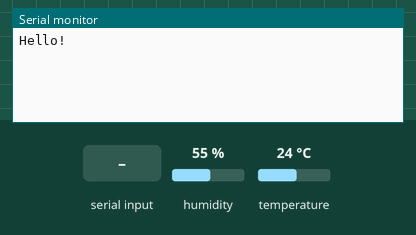
A sketch run on a simulated Arduino Uno, built with avr-gcc and run on an emulated ATmega328P. Parts: the last lines printed to the serial monitor. The inputs (shaded band) are chosen by the test bench; at power-on: humidity 55 %, temperature 24 °C.

Above: at 1.2 s.
1.3 s: "HUM\n" received over Serial
At 2.0 s:
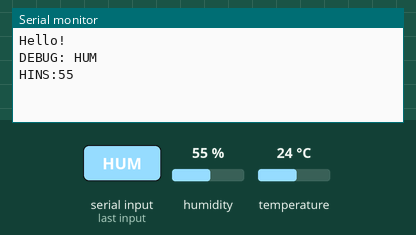
2.8 s: "STH\n" received over Serial
At 3.3 s:
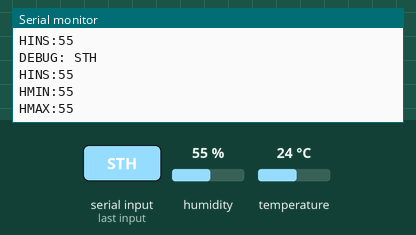
4.3 s: "ALL\n" received over Serial
At 5.4 s:
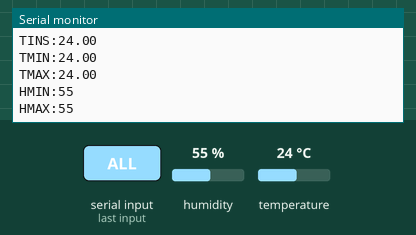
5.8 s: "TMP\n" received over Serial
At 7.0 s:
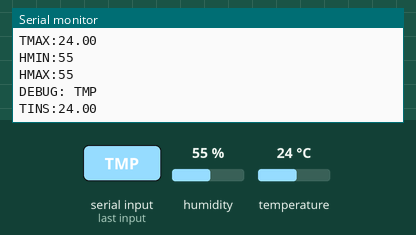
7.3 s: "STT\n" received over Serial
At 8.0 s:
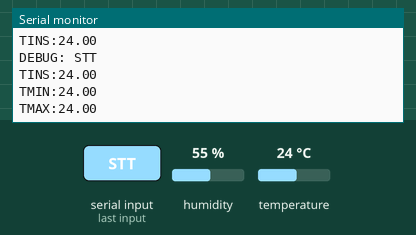

Measured:
- after the input at 1.3 s, the serial monitor: prints a new line at once (image 1)
- after the input at 2.8 s, the serial monitor: prints a new line at once (image 2)
- after the input at 4.3 s, the serial monitor: prints a new line at once (image 3)
- after the input at 5.8 s, the serial monitor: prints a new line at once (image 4)
- after the input at 7.3 s, the serial monitor: prints a new line at once (image 5)

The sketch:

dht.ino
```cpp
// Code pour utiliser les capteurs d'humidité et de température

#include "DHT.h"
#define DHTPIN 5
#define DHTTYPE DHT11
DHT dht(DHTPIN, DHTTYPE);
float tmin = 999;
float tmax = -999;
int hmin = 999;
int hmax = -999;

int eeAddress = 0;


void setup () {
dht.begin();
Serial.begin(115200);
Serial.println("Hello!");
}

void update_stats(float tmp, int hum) {
tmin = min(tmin, tmp);
tmax = max(tmax, tmp);
hmin = min(hmin, hum);
hmax = max(hmax, hum);
}

void loop () {

// If any message is available on serial port :
if (Serial.available() > 0) {

String message = Serial.readStringUntil('\n');
message.toUpperCase();

Serial.print("DEBUG: ");
Serial.println(message);

float tmp = dht.readTemperature();
int hum = dht.readHumidity();
update_stats(tmp, hum);

if (message == "HUM" || message == "STH" || message == "ALL") {
Serial.print("HINS:");
Serial.println(hum);
}
if (message == "TMP" || message == "STT" || message == "ALL") {
Serial.print("TINS:");
Serial.println(tmp);
}
if (message == "STT" || message == "ALL") {
Serial.print("TMIN:");
Serial.println(tmin);
Serial.print("TMAX:");
Serial.println(tmax);
}
if (message == "STH" || message == "ALL") {
Serial.print("HMIN:");
Serial.println(hmin);
Serial.print("HMAX:");
Serial.println(hmax);
}
}
delay(50);
}
```
